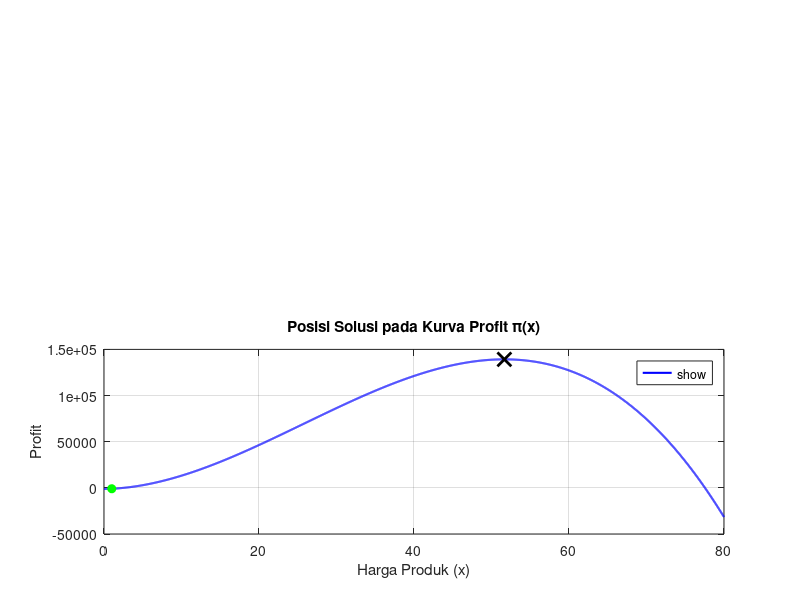

MATLAB code to generate this figure:
% ===================================================== 
%  UTS Matematika Sains Data — Semester Genap 2025/2026 
%  Soal 6 - Optimasi Harga Produk Via Gradient Descent Manual
%  --------------------------------------------------- 
%  Nama  : Khairista Akemi Suryana
%  NIM   : 2510514019
%  Parameter: N=19, a=1, b=9, K=11, theta0=75°, alpha=0.01
%  Tanggal: 2026-04-27 
% =====================================================

clear; clc; close all;

%% 1. Parameter Personalisasi
a = 1;      
b = 9;      
K = 11;     
alpha = 0.01; 

% Fungsi Profit: pi(x) = -2x^3 + 154x^2 + 100x - 1210
pi_func = @(x) -(a+1)*x.^3 + (b+5)*K*x.^2 + 100*x - (K^2 * 10);

% Turunan Pertama: pi'(x) = -6x^2 + 308x + 100
grad_func = @(x) -3*(a+1)*x.^2 + 2*(b+5)*K*x + 100;

%% 2. Pengaturan Iterasi Gradient Descent
x_0 = 1;             
n_iter = 500;       
x_hist = zeros(n_iter, 1);
pi_hist = zeros(n_iter, 1);

x_curr = x_0;

% Algoritma Update: x_{k+1} = x_k + alpha * pi'(x_k)
for k = 1:n_iter
    x_hist(k) = x_curr;
    pi_hist(k) = pi_func(x_curr);
    
    % Menghitung gradien dan update posisi
    grad = grad_func(x_curr);
    x_curr = x_curr + alpha * grad;
end

x_final = x_curr;

%% 3. Solusi Analitik 
% Menggunakan rumus kuadrat untuk 3x^2 - 154x - 50 = 0
x_analitik = (154 + sqrt(154^2 - 4*3*(-50))) / (2*3);

%% 4. Visualisasi
figure('Color', 'w', 'Name', 'Analisis Gradient Descent');

% Plot 1: Grafik Konvergensi pi(x_k) vs k
subplot(2, 1, 1);
plot(1:n_iter, pi_hist, 'r', 'LineWidth', 2);
grid on;
title('Grafik Konvergensi Profit \pi(x_k) vs Iterasi (k)');
xlabel('Iterasi (k)');
ylabel('Profit \pi(x)');

% Plot 2: Kurva pi(x) dan Perbandingan Titik
subplot(2, 1, 2);
fplot(pi_func, [0, 80], 'b', 'LineWidth', 1.5); hold on;
grid on;

% Plot Titik-titik penting
plot(x_0, pi_func(x_0), 'go', 'MarkerFaceColor', 'g', 'DisplayName', 'Titik Awal x_0');
plot(x_final, pi_func(x_final), 'ro', 'MarkerFaceColor', 'r', 'DisplayName', 'Titik Akhir x^* (GD)');
plot(x_analitik, pi_func(x_analitik), 'kx', 'LineWidth', 2, 'MarkerSize', 10, 'DisplayName', 'Analitik (Puncak)');

title('Posisi Solusi pada Kurva Profit \pi(x)');
xlabel('Harga Produk (x)');
ylabel('Profit');
legend('show', 'Location', 'best');

%% 5. Output Command Window
fprintf('=== Ringkasan Hasil ===\n');
fprintf('Titik Awal (x0)        : %.6f\n', x_0);
fprintf('Hasil GD (500 iterasi) : %.6f\n', x_final);
fprintf('Solusi Analitik        : %.6f\n', x_analitik);
fprintf('Profit Maksimum        : %.2f\n', pi_func(x_final));
